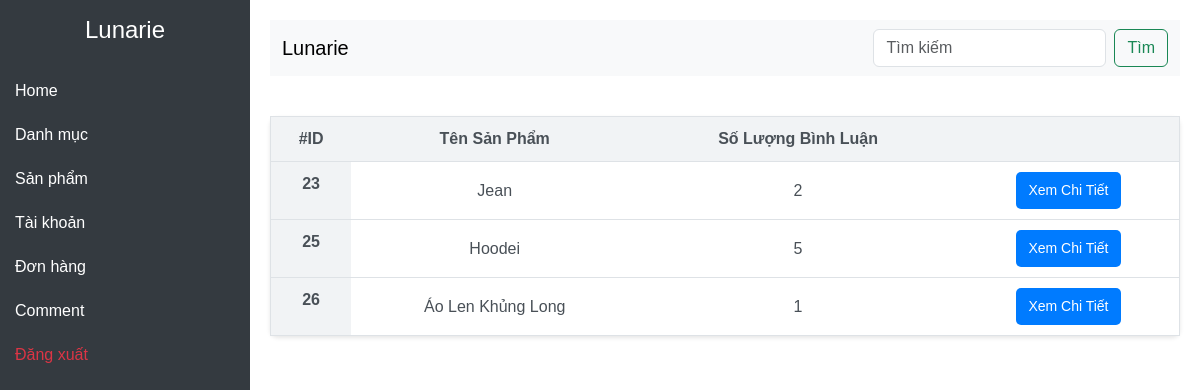
/admin/?ctl=productcomment, run on the app's committed database.
### tables this page shows
CREATE TABLE `products` (
  `id` int NOT NULL,
  `name` varchar(255) NOT NULL,
  `image` varchar(255) NOT NULL,
  `price` bigint NOT NULL,
  `quantity` int NOT NULL,
  `description` text NOT NULL,
  `content` text NOT NULL,
  `status` tinyint(1) NOT NULL DEFAULT '1',
  `category_id` int NOT NULL
);

### common/function.php (called while the page is built, shortened)
<?php
function view($path_view, $data = [])
{
    extract($data);
    $path_view = str_replace(".", "/", $path_view);
    include_once ROOT_DIR . "views/$path_view.php";
}

### controllers/CommentController.php (called while the page is built, shortened)
<?php
class CommentController {
    public function index(){
        $products = (new Comment)->listProductHasComments();
        return view('admin.comments.product-comment', compact('products'));
    }
}
?>

### admin/index.php (called while the page is built, shortened)
<?php
require_once __DIR__ . "/../common/function.php";
require_once __DIR__ . "/../models/BaseModel.php";
require_once __DIR__ . "/../models/Comment.php";
require_once __DIR__ . "/../controllers/CommentController.php";
$ctl = $_GET['ctl'] ?? "";
match ($ctl) {
    '' => view("admin.dashboard"),
    'listsp' => (new AdminProductController)->index(),
    'addsp' => (new AdminProductController)->create(),
    'storesp' => (new AdminProductController)->store(),
    'editsp' => (new AdminProductController)->edit(),
    'updatesp' => (new AdminProductController)->update(),
    'deletesp' => (new AdminProductController)->delete(),
    'listdm' => (new AdminCategoryController)->index(),
    'adddm' => (new AdminCategoryController)->add(),
    'storedm' => (new AdminCategoryController)->store(),
    'editdm' => (new AdminCategoryController)->edit(),
    'updatedm' => (new AdminCategoryController)->update(),
    'deletedm' => (new AdminCategoryController)->delete(),
    default => view('errors.404'),
    'listuser' =>(new AuthController)->index(),
    'updateuser' => (new AuthController)->updateActive(),
    'list-order' => (new OrderController)->index(),
    'detail-order'=>(new OrderController)->showOrder(),
    'logout' =>(new DashboardController)->logout(),
    'productcomment'=>(new CommentController)->index(),
    'comment-detail'=>(new CommentController)->list(),
    'active-comment'=>(new CommentController)->updateActive(),
};

### models/BaseModel.php (called while the page is built, shortened)
<?php
class BaseModel
{
    public function __construct()
    {
        try {
            $this->conn = new PDO("mysql:host=localhost; dbname=duan1.moi; charset=utf8; port=3306", "root", "");
        } catch (PDOException $e) {
            echo "Lỗi kết nối CSDL: " . $e->getMessage();
        }
    }
}

### models/Comment.php (called while the page is built, shortened)
<?php
class Comment extends BaseModel {
    public function listProductHasComments() {
        $sql = "SELECT p.id , name, count(c.id) 'count' FROM products p JOIN comments c ON p.id = c.product_id GROUP BY p.id , name";
        $stmt = $this->conn->prepare($sql);
        $stmt->execute();
        return $stmt->fetchAll(PDO::FETCH_ASSOC);
    }
}
?>

### views/admin/comments/product-comment.php (the view, shortened to what this page needs)
<?php include_once ROOT_DIR . "views/admin/header.php" ?>
<div class="content">
    <table class="table">
        <thead>
            <tr>
                <th scope="col">#ID</th>
                <th scope="col">Tên Sản Phẩm</th>
                <th scope="col">Số Lượng Bình Luận</th>
                <th scope="col">
                </th>
            </tr>
        </thead>
        <tbody>
            <?php foreach ($products as $pro) : ?>
                <tr>
                    <th scope="row"><?= $pro['id'] ?></th>
                    <td><?= $pro['name'] ?></td>
                    <td><?= $pro['count'] ?></td>
                    <td>
                        <a href="<?= ADMIN_URL . '?ctl=comment-detail&id=' . $pro['id'] ?>" class="btn btn-primary" ">Xem Chi Tiết</a>
                    </td>
                </tr>
            <?php endforeach ?>
        </tbody>
    </table>
</div>
<?php include_once ROOT_DIR . "views/admin/footer.php" ?>

### views/admin/header.php (style rules this page uses)
body { min-height: 100vh; display: flex; flex-direction: column; }
.content { margin-left: 250px; padding: 20px; }

### views/admin/comments/product-comment.php (style rules this page uses)
body { background-color: #ffffff; color: #333333; font-family: Arial, sans-serif; margin: 0; padding: 0; }
.table { border: 1px solid #dee2e6; border-radius: 8px; background-color: #ffffff; box-shadow: 0 2px 4px rgba(0, 0, 0, 0.1); }
.table th { background-color: #f1f3f5; color: #495057; font-weight: bold; text-align: center; padding: 10px; }
.table td { vertical-align: middle; text-align: center; padding: 10px; color: #495057; }
.btn-primary { background-color: #007bff; border: none; color: #ffffff; padding: 8px 12px; border-radius: 5px; font-size: 14px; transition: background-color 0.3s ease, transform 0.2s; }
.table th, .table td { white-space: nowrap; }

### data on the page
products: id "23", name "Jean", count "2"
products: id "25", name "Hoodei", count "5"
products: id "26", name "Áo Len Khủng Long", count "1"
